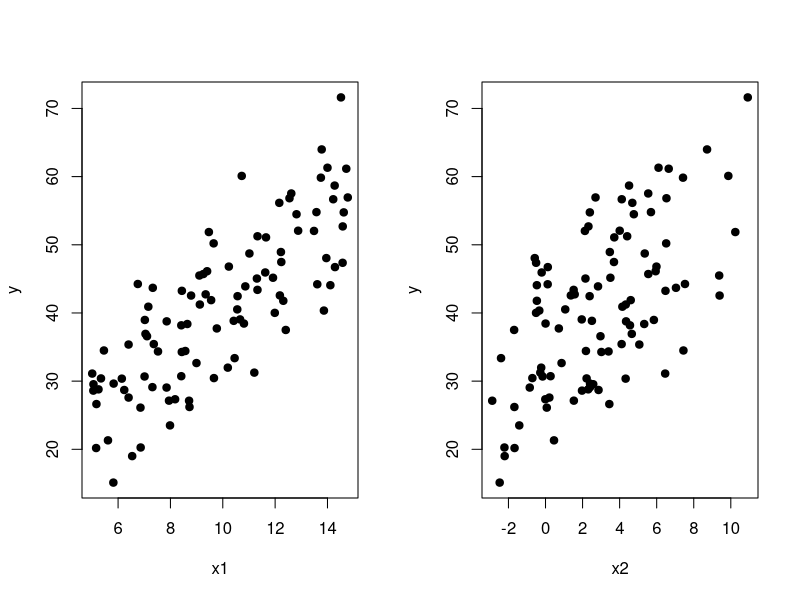
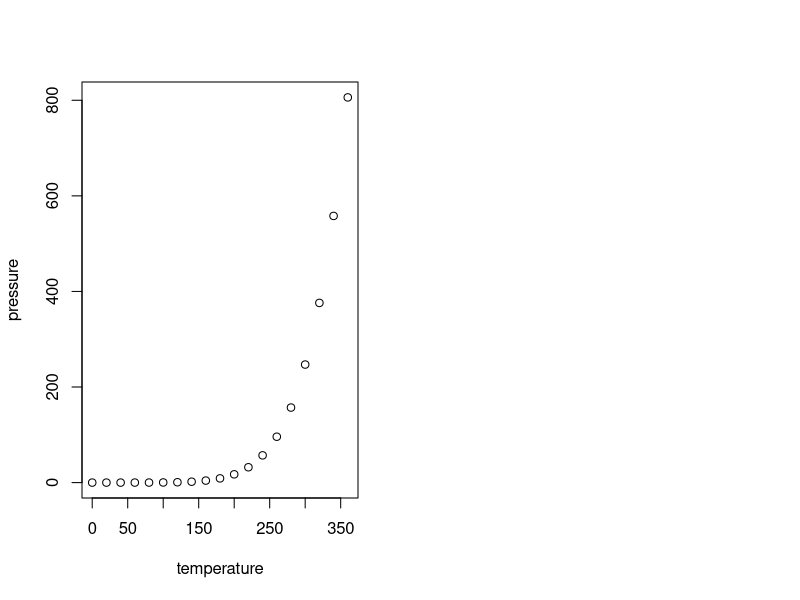

The R source for these figures, in order:
## ---- chunk 1
set.seed(2026)
n <- 100
p <- 3

x1 <- runif(n,5,15)
x2 <- rnorm(n,3,3)
x0 <- rep(1,n)
X  <- data.frame(x0,x1,x2)
X
## ---- chunk 2
e  <- rnorm(n,0,3)
y <- 5 + 3*x1 + 2*x2 + e
rand.comp <- data.frame(e,y)
rand.comp
## ---- chunk 3
dt <- data.frame(y,x1,x2)
dt
## ---- chunk 4
par(mfrow=c(1,2))
plot(x1, y, pch=19)
plot(x2, y, pch=19)
## ---- chunk 5
y <- as.matrix(y)
X <- as.matrix(cbind(x0,x1,x2))
b <- solve(t(X)%*%X)%*%t(X)%*%y;round(b,4)
## ---- chunk 6
b0<-b[1];b0
## ---- chunk 7
b1<-b[2];b1
## ---- chunk 8
b2<-b[3];b2
## ---- chunk 9
sigma_kuadrat <- (t(y)%*%y-t(b)%*%t(X)%*%y)/(n-p)
Res_se <- sqrt(sigma_kuadrat)
round(Res_se,3)
## ---- chunk 10
df <- n-p
df
## ---- chunk 11
y_duga <- b0+b1*x1+b2*x2
Y <- data.frame(y,y_duga);Y
## ---- chunk 12
R_squared <- (cor(y,y_duga))^2;round(R_squared,4)
## ---- chunk 13
R_squared_adj <- 1-((1-R_squared)*(n-1)/(n-p));round(R_squared_adj,4)
## ---- chunk 14
KTReg <- sum((y_duga-mean(y))^2)/(p-1)
galat <- y-(b0+b1*x1+b2*x2)
KTG   <- sum(galat^2)/(n-p)
Fhit  <- KTReg/KTG;round(Fhit,0)
## ---- chunk 15
dbreg <- p-1;dbreg
## ---- chunk 16
dbg <- n-p;dbg
## ---- chunk 17
pf(Fhit, dbreg, dbg, lower.tail = F)
## ---- chunk 18
se_b <- sqrt(sigma_kuadrat[1]*solve(t(X)%*%X))
## ---- chunk 19
cov_beta <- sigma_kuadrat[1] * solve(t(X) %*% X)
se_b <- sqrt(diag(cov_beta)); round(se_b,4)
## ---- chunk 20
t_b0 <- b0/se_b[1];round(t_b0,2)
## ---- chunk 21
2*pt(-abs(t_b0 ),df <- n-p)
## ---- chunk 22
t_b1 <- b1/se_b[2];round(t_b1,2)
## ---- chunk 23
2*pt(-abs(t_b1 ),df <- n-p)
## ---- chunk 24
t_b2 <- b2/se_b[3];round(t_b2,2)
## ---- chunk 25
2*pt(-abs(t_b2 ),df <- n-p)
## ---- chunk 26
t <- qt(.975, df <- n-p)

BB_b0 <- b0-t*se_b[1]
BA_b0 <- b0+t*se_b[1]

BB_b1 <- b1-t*se_b[2]
BA_b1 <- b1+t*se_b[2]

BB_b2 <- b2-t*se_b[3]
BA_b2 <- b2+t*se_b[3]

Batas.Bawah <- as.matrix(c(round(BB_b0,6),round(BB_b1,6),round(BB_b2,6)))
Batas.Atas <- as.matrix(c(round(BA_b0,6),round(BA_b1,6),round(BA_b2,6)))

Selang.Kepercayaan <- cbind(Batas.Bawah, Batas.Atas)
colnames(Selang.Kepercayaan ) <- c("Batas bawah Selang (2.5%)", "Batas atas Selang (97.5%)")
rownames(Selang.Kepercayaan ) <- c("Intersept", "b1", "b2")
Selang.Kepercayaan
## ---- chunk 27
model_reg <- lm(y~x1+x2, data= dt)
summary(model_reg)
## ---- chunk 28
anova(model_reg)
## ---- chunk 29
confint(model_reg, level = 0.95)
## ---- chunk 30
koef<- as.matrix(model_reg$coefficients)
penduga <- cbind(b, koef)
colnames(penduga) <- c('matriks', 'fungsi lm')
rownames(penduga) <- c("intersep", "b1", "b2")
penduga
## ---- chunk 31
knitr::opts_chunk$set(echo = TRUE)
## ---- chunk 32
summary(cars)
## ---- chunk 33
plot(pressure)
